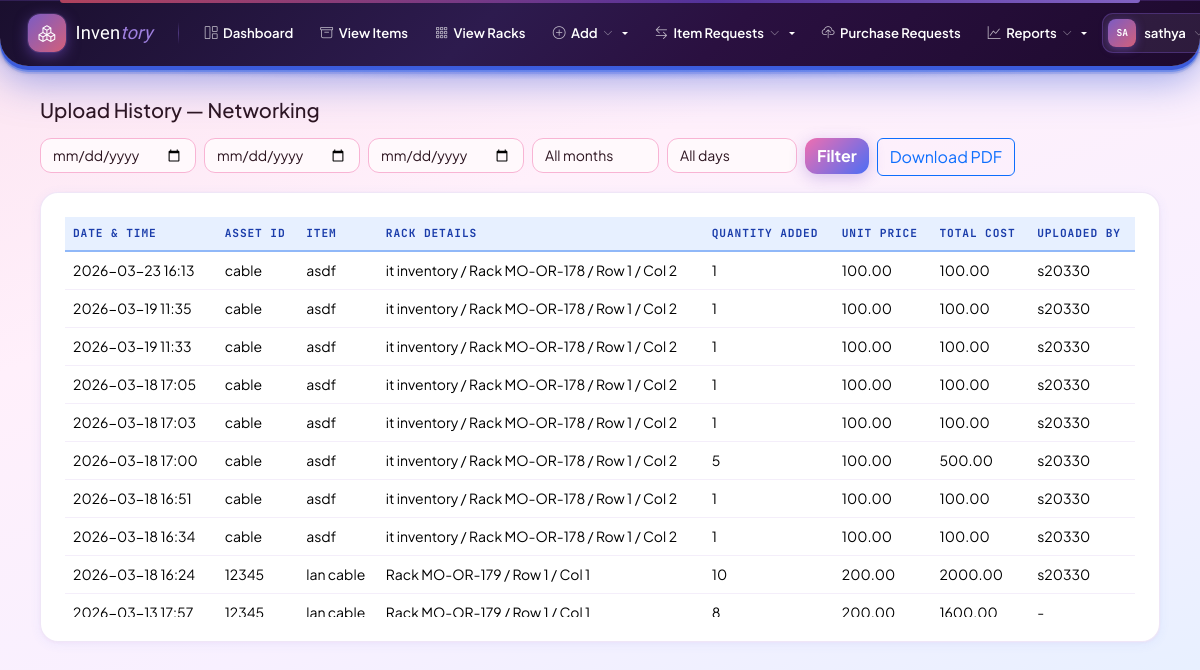
The page /category/networking/upload-history/ (signed in) on the database its author committed.
### inventory/models.py (models this page shows, shortened)
class User(AbstractUser):
    REQUIRED_FIELDS = ['email']
    stage = models.PositiveSmallIntegerField(default=1)
    full_name = models.CharField(max_length=200, blank=True, default='')
    mobile_number = models.CharField(max_length=30, blank=True, default='')
    category = models.CharField(
        max_length=50,
        blank=True,
        null=True
    )
    admin_section = models.CharField(
        max_length=100,
        blank=True,
        null=True
    )
    admin_department = models.CharField(
        max_length=100,
        blank=True,
        null=True
    )
    department = models.CharField(
        max_length=100,
        blank=True,
        null=True
    )
    section = models.CharField(
        max_length=100,
        blank=True,
        null=True
    )
    is_active = models.BooleanField(
        default=True,
        help_text='Designates whether this user should be treated as active.'
    )
    def is_stage1(self):
        return self.is_superuser or self.stage == 1
    def can_edit(self):
        return self.is_stage1() or self.is_stage2()
    def can_approve_issue_requests(self):
        return self.is_stage1() or self.is_stage2()
    def can_request_issue(self):
        return True  # all stages allowed
    def can_issue_items(self):
        return self.is_stage1() or self.is_stage2()
    def can_manage_users(self):
        return self.is_stage1()
    def allowed_categories(self):
        if self.is_stage1() or self.is_stage2():
            return [choice[0] for choice in CATEGORY_CHOICES]
        return []  # Stage 3 has no category access
    class Meta:
        verbose_name = 'User'
        verbose_name_plural = 'Users'

class UploadHistory(models.Model):
    product = models.ForeignKey(Product, on_delete=models.CASCADE, related_name='upload_history')
    uploaded_by = models.ForeignKey(User, on_delete=models.SET_NULL, null=True, related_name='uploads_made')
    quantity_added = models.PositiveIntegerField()
    unit_price = models.DecimalField(max_digits=12, decimal_places=2, null=True, blank=True)
    total_cost = models.DecimalField(max_digits=14, decimal_places=2, null=True, blank=True)
    uploaded_at = models.DateTimeField(auto_now_add=True)
    class Meta:
        ordering = ['-uploaded_at']
        verbose_name_plural = 'Upload history'

class Product(models.Model):
    category = models.CharField(max_length=20, choices=CATEGORY_CHOICES, db_index=True)
    asset_id = models.CharField(max_length=100)
    item_code = models.CharField(max_length=100, blank=True, default='')
    item_name = models.CharField(max_length=200)
    cabin_name = models.CharField(max_length=100, blank=True, default='')
    row_number = models.PositiveIntegerField(null=True, blank=True)
    column_number = models.PositiveIntegerField(null=True, blank=True)
    measurement_unit = models.CharField(max_length=20, choices=MEASUREMENT_UNIT_CHOICES, blank=True, default='')
    measurement_value = models.CharField(max_length=200, blank=True, default='')
    location = models.CharField(max_length=200, blank=True, default='')
    quantity_available = models.PositiveIntegerField(default=0)
    requested_count = models.PositiveIntegerField(default=0)
    price = models.DecimalField(max_digits=12, decimal_places=2, null=True, blank=True)
    rack = models.ForeignKey(Rack, on_delete=models.SET_NULL, null=True, blank=True, related_name='products')
    created_at = models.DateTimeField(auto_now_add=True)
    updated_at = models.DateTimeField(auto_now=True)
    class Meta:
        unique_together = [('category', 'asset_id')]
        ordering = ['category', 'asset_id']
    @property
    def computed_location(self):
        parts = []
        if self.cabin_name:
            parts.append(self.cabin_name)
        if self.rack_id and self.rack and self.rack.rack_number:
            parts.append(f"Rack {self.rack.rack_number}")
        if self.row_number is not None:
            parts.append(f"Row {self.row_number}")
        if self.column_number is not None:
            parts.append(f"Col {self.column_number}")
        return " / ".join(parts) or self.location

class Rack(models.Model):
    category = models.CharField(max_length=20, choices=CATEGORY_CHOICES, db_index=True)
    cabin_name = models.CharField(max_length=100, blank=True, default='')
    rack_number = models.CharField(max_length=50)
    rows = models.PositiveIntegerField(default=1)
    columns = models.PositiveIntegerField(default=1)
    number_of_racks = models.PositiveIntegerField(default=1, help_text='Number of racks in this cabin/setup')
    created_at = models.DateTimeField(auto_now_add=True)
    class Meta:
        unique_together = [('category', 'rack_number')]
        ordering = ['category', 'rack_number']

### inventory/views.py (the view)
# urls.py: path('category/<slug:category>/upload-history/', views.upload_history, name='upload_history'),
@login_required
def upload_history(request, category):
    if category not in request.user.allowed_categories():
        messages.error(request, 'Permission denied.')
        return redirect('inventory:dashboard')
    qs = UploadHistory.objects.filter(product__category=category).select_related('product', 'uploaded_by').order_by('-uploaded_at')
    from_date = request.GET.get('from', '')
    to_date = request.GET.get('to', '')
    search_date = request.GET.get('date', '')
    search_month = request.GET.get('month', '')
    search_day = request.GET.get('day', '')
    if from_date:
        qs = qs.filter(uploaded_at__date__gte=from_date)
    if to_date:
        qs = qs.filter(uploaded_at__date__lte=to_date)
    if search_date:
        qs = qs.filter(uploaded_at__date=search_date)
    if search_month:
        try:
            qs = qs.filter(uploaded_at__month=int(search_month))
        except ValueError:
            pass
    if search_day:
        try:
            qs = qs.filter(uploaded_at__week_day=int(search_day))  # 1=Sunday, 7=Saturday
        except ValueError:
            pass
    return render(request, 'inventory/upload_history.html', {
        'category': category,
        'category_name': dict(CATEGORY_CHOICES).get(category, category),
        'records': qs,
        'from_date': from_date,
        'to_date': to_date,
        'search_date': search_date,
        'search_month': search_month,
        'search_day': search_day,
    })

### inventory/context_processors.py (called while the page is built, shortened)
def stage_permissions(request):
    if request.user.is_authenticated:
        choices = dict(CATEGORY_CHOICES)
        allowed = request.user.allowed_categories()
        return {
            'user_can_edit': request.user.can_edit(),
            'user_can_request_issue': request.user.can_request_issue(),
            'user_can_approve_issue_requests': request.user.can_approve_issue_requests(),
            'user_can_issue_items': request.user.can_issue_items(),
            'user_can_manage_users': request.user.can_manage_users(),
            'user_is_stage1': request.user.is_stage1(),
            'user_allowed_categories': allowed,
            'category_display': choices,
            'navbar_categories': [{'slug': c, 'name': choices.get(c, c)} for c in allowed],
        }

### inventory/templates/inventory/upload_history.html (shortened to what this page needs)
{% extends 'inventory/base.html' %}
{% block content %}
<div class="container-fluid">
    <h5 class="mb-3">Upload History — {{ category_name }}</h5>
    <form method="get" class="row g-2 mb-3">
        <div class="col-auto">
            <input type="date" name="from" class="form-control" value="{{ from_date }}" placeholder="From">
        </div>
        <div class="col-auto">
            <input type="date" name="to" class="form-control" value="{{ to_date }}" placeholder="To">
        </div>
        <div class="col-auto">
            <input type="date" name="date" class="form-control" value="{{ search_date }}" placeholder="Date">
        </div>
        <div class="col-auto">
            <select name="month" class="form-select">
                <option value="">All months</option>
            </select>
        </div>
        <div class="col-auto">
            <select name="day" class="form-select">
                <option value="">All days</option>
            </select>
        </div>
        <div class="col-auto">
            <button type="submit" class="btn btn-primary">Filter</button>
        </div>
        <div class="col-auto">
            <a class="btn btn-outline-primary" href="{% url 'inventory:upload_history_pdf' category=category %}?from={{ from_date }}&to={{ to_date }}&date={{ search_date }}&month={{ search_month }}&day={{ search_day }}">Download PDF</a>
        </div>
    </form>
    <div class="card">
        <div class="card-body">
            <div class="table-responsive" style="max-height: 400px; overflow-y: auto;">
                <table class="table table-hover mb-0">
                    <thead class="sticky-top bg-white">
                        <tr>
                            <th>Date &amp; time</th>
                            <th>Asset ID</th>
                            <th>Item</th>
                            <th>Rack details</th>
                            <th>Quantity added</th>
                            <th>Unit price</th>
                            <th>Total cost</th>
                            <th>Uploaded by</th>
                        </tr>
                    </thead>
                <tbody>
                    {% for r in records %}
                    <tr>
                        <td>{{ r.uploaded_at|date:"Y-m-d H:i" }}</td>
                        <td>{{ r.product.asset_id }}</td>
                        <td>{{ r.product.item_name }}</td>
                        <td>{{ r.product.computed_location|default:r.product.location }}</td>
                        <td>{{ r.quantity_added }}</td>
                        <td>{{ r.unit_price|default:"-" }}</td>
                        <td>{{ r.total_cost|default:"-" }}</td>
                        <td>{{ r.uploaded_by.username|default:"-" }}</td>
                    </tr>
                    {% empty %}
                    <tr><td colspan="8" class="text-muted">No uploads found.</td></tr>
                    {% endfor %}
                </tbody>
            </table>
        </div>
    </div>
</div>
{% endblock %}

### inventory/templates/inventory/base.html (shortened to what this page needs)
{% load static %}
<!DOCTYPE html>
<html lang="en">
<head>
    <link href="https://cdn.jsdelivr.net/npm/bootstrap@5.3.2/dist/css/bootstrap.min.css" rel="stylesheet">
    <link href="https://cdn.jsdelivr.net/npm/bootstrap-icons@1.11.1/font/bootstrap-icons.css" rel="stylesheet">
</head>
<body>
    {% if user.is_authenticated %}
    <nav class="top-navbar">
        <a href="{% url 'inventory:dashboard' %}" class="nb-brand">
            <div class="nb-brand-icon"><i class="bi bi-boxes"></i></div>
            <span class="nb-brand-name">Inven<span>tory</span></span>
        </a>
        <a class="nb-link" href="{% url 'inventory:dashboard' %}">
            <i class="bi bi-grid-1x2"></i> Dashboard
        </a>
        <a class="nb-link" href="{% url 'inventory:view_items' %}">
            <i class="bi bi-archive"></i> View Items
        </a>
        {% if user.stage == 1 or user.stage == 2 %}
        <a class="nb-link" href="{% url 'inventory:view_racks' %}">
            <i class="bi bi-grid-3x3-gap"></i> View Racks
        </a>
        {% endif %}
        {% if user_can_edit %}
        <div class="dropdown">
            <a class="nb-link dropdown-toggle" href="#" data-bs-toggle="dropdown">
                <i class="bi bi-plus-circle"></i> Add <i class="bi bi-chevron-down"></i>
            </a>
        </div>
        {% endif %}
        {% if user_can_request_issue or user_can_approve_issue_requests or user_can_issue_items %}
        {% if user.stage == 3 %}
        <a class="nb-link" href="{% url 'inventory:issue_requests' %}">
            <i class="bi bi-arrow-left-right"></i> Item Requests
        </a>
        {% else %}
        <div class="dropdown">
            <a class="nb-link dropdown-toggle" href="#" data-bs-toggle="dropdown">
                <i class="bi bi-arrow-left-right"></i> Item Requests <i class="bi bi-chevron-down"></i>
            </a>
        </div>
        {% endif %}
        {% endif %}
        {% if user.stage != 3 %}
        <a class="nb-link" href="{% url 'inventory:management_upload_requests' %}">
            <i class="bi bi-cloud-upload"></i> Purchase Requests
        </a>
        {% endif %}
        {% if user_can_manage_users %}
        <div class="dropdown">
            <a class="nb-link dropdown-toggle" href="#" data-bs-toggle="dropdown">
                <i class="bi bi-graph-up"></i> Reports <i class="bi bi-chevron-down"></i>
            </a>
        </div>
        {% endif %}
        <div class="nb-right">
            <div class="dropdown">
                <a class="nb-user-btn dropdown-toggle" href="#" data-bs-toggle="dropdown">
                    <div class="nb-user-avatar">{{ user.username|slice:":2"|upper }}</div>
                    {{ user.username }}
                    <i class="bi bi-chevron-down"></i>
                </a>
            </div>
        </div>
    </nav>
    {% endif %}
    <main class="{% if user.is_authenticated %}main-wrap{% endif %}">
        {% block content %}{% endblock %}
    </main>
</body>
</html>

### rows shown on the page
User: username "SA", username "sathya"
UploadHistory: uploaded_at "2026-03-23 16:13", product.asset_id "cable", product.item_name "asdf", product.computed_location "it inventory / Rack MO-OR-178 / Row 1 / Col 2", quantity_added "1", unit_price "100.00", total_cost "100.00", uploaded_by.username "s20330"
UploadHistory: uploaded_at "2026-03-19 11:35", product.asset_id "cable", product.item_name "asdf", product.computed_location "it inventory / Rack MO-OR-178 / Row 1 / Col 2", quantity_added "1", unit_price "100.00", total_cost "100.00", uploaded_by.username "s20330"
UploadHistory: uploaded_at "2026-03-19 11:33", product.asset_id "cable", product.item_name "asdf", product.computed_location "it inventory / Rack MO-OR-178 / Row 1 / Col 2", quantity_added "1", unit_price "100.00", total_cost "100.00", uploaded_by.username "s20330"
UploadHistory: uploaded_at "2026-03-18 17:05", product.asset_id "cable", product.item_name "asdf", product.computed_location "it inventory / Rack MO-OR-178 / Row 1 / Col 2", quantity_added "1", unit_price "100.00", total_cost "100.00", uploaded_by.username "s20330"
UploadHistory: uploaded_at "2026-03-18 17:03", product.asset_id "cable", product.item_name "asdf", product.computed_location "it inventory / Rack MO-OR-178 / Row 1 / Col 2", quantity_added "1", unit_price "100.00", total_cost "100.00", uploaded_by.username "s20330"
UploadHistory: uploaded_at "2026-03-18 17:00", product.asset_id "cable", product.item_name "asdf", product.computed_location "it inventory / Rack MO-OR-178 / Row 1 / Col 2", quantity_added "5", unit_price "100.00", total_cost "500.00", uploaded_by.username "s20330"
UploadHistory: uploaded_at "2026-03-18 16:51", product.asset_id "cable", product.item_name "asdf", product.computed_location "it inventory / Rack MO-OR-178 / Row 1 / Col 2", quantity_added "1", unit_price "100.00", total_cost "100.00", uploaded_by.username "s20330"
UploadHistory: uploaded_at "2026-03-18 16:34", product.asset_id "cable", product.item_name "asdf", product.computed_location "it inventory / Rack MO-OR-178 / Row 1 / Col 2", quantity_added "1", unit_price "100.00", total_cost "100.00", uploaded_by.username "s20330"
UploadHistory: uploaded_at "2026-03-18 16:24", product.asset_id "12345", product.item_name "lan cable", product.computed_location "Rack MO-OR-179 / Row 1 / Col 1", quantity_added "10", unit_price "200.00", total_cost "2000.00", uploaded_by.username "s20330"
UploadHistory: uploaded_at "2026-03-13 17:57", product.asset_id "12345", product.item_name "lan cable", product.computed_location "Rack MO-OR-179 / Row 1 / Col 1", quantity_added "8", unit_price "200.00", total_cost "1600.00", uploaded_by.username "-"

### other values the page prints
{{ category_name }} "Networking"
